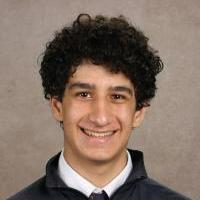
#> input picture ch9/aiden.jpg, 200 x 200 px
$ python otsu_and_riddler.py --image aiden.jpg   (older library calls are emulated)
#> lines starting #> are read from the running program, lines starting #| are printed output that depends on the picture; after the words box and inside, x2 and y2 are one past the last pixel; in counts of white or black regions, pixels touching at a corner belong together
from __future__ import print_function
import numpy as np
import argparse
import mahotas
import cv2

ap = argparse.ArgumentParser()
ap.add_argument("-i", "--image", required = True, help = "Path to the image")
args = vars(ap.parse_args())

image = cv2.imread(args["image"])
#> image is the input picture: shape (200, 200, 3); mean B, G, R 101.2, 113.3, 132.4
image = cv2.cvtColor(image, cv2.COLOR_BGR2GRAY)
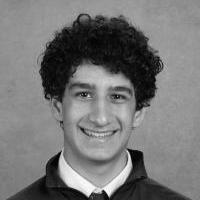
#> image: shape (200, 200); min 0, max 254, mean 117.6
blurred = cv2.GaussianBlur(image, (5, 5), 0)
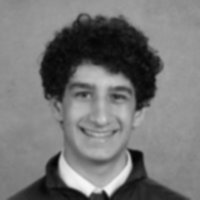
#> blurred: shape (200, 200); min 5, max 247, mean 117.6
cv2.imshow("Image", image)

T = mahotas.thresholding.otsu(blurred)
#> T = 88

print("Otsu’s threshold: {}".format(T))
#| Otsu’s threshold: 88
thresh = image.copy()
thresh[thresh > T] = 255
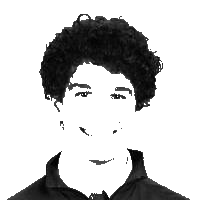
#> thresh: shape (200, 200); min 0, max 255, mean 199.2

thresh[thresh < 255] = 0
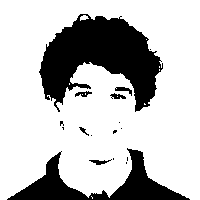
#> thresh: shape (200, 200); 75.1% white; 17 black regions (10 under 20 px), largest, box (x1, y1, x2, y2) and area: (39, 14, 163, 112) 6578, (7, 148, 190, 200) 3068, (115, 87, 132, 96) 65
thresh = cv2.bitwise_not(thresh)
cv2.imshow("Otsu", thresh)

#> (the run stopped early here; a loop or call above may not have finished)
